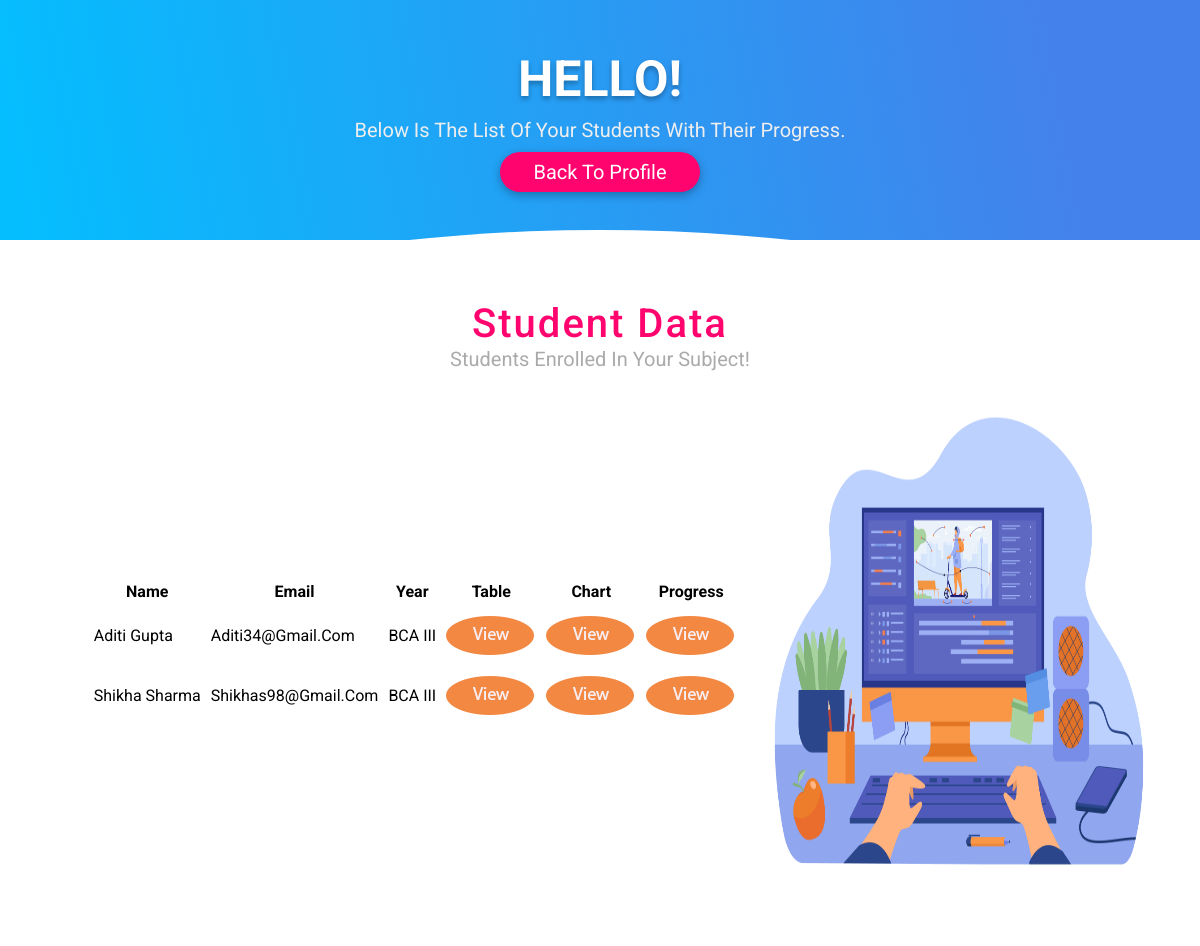
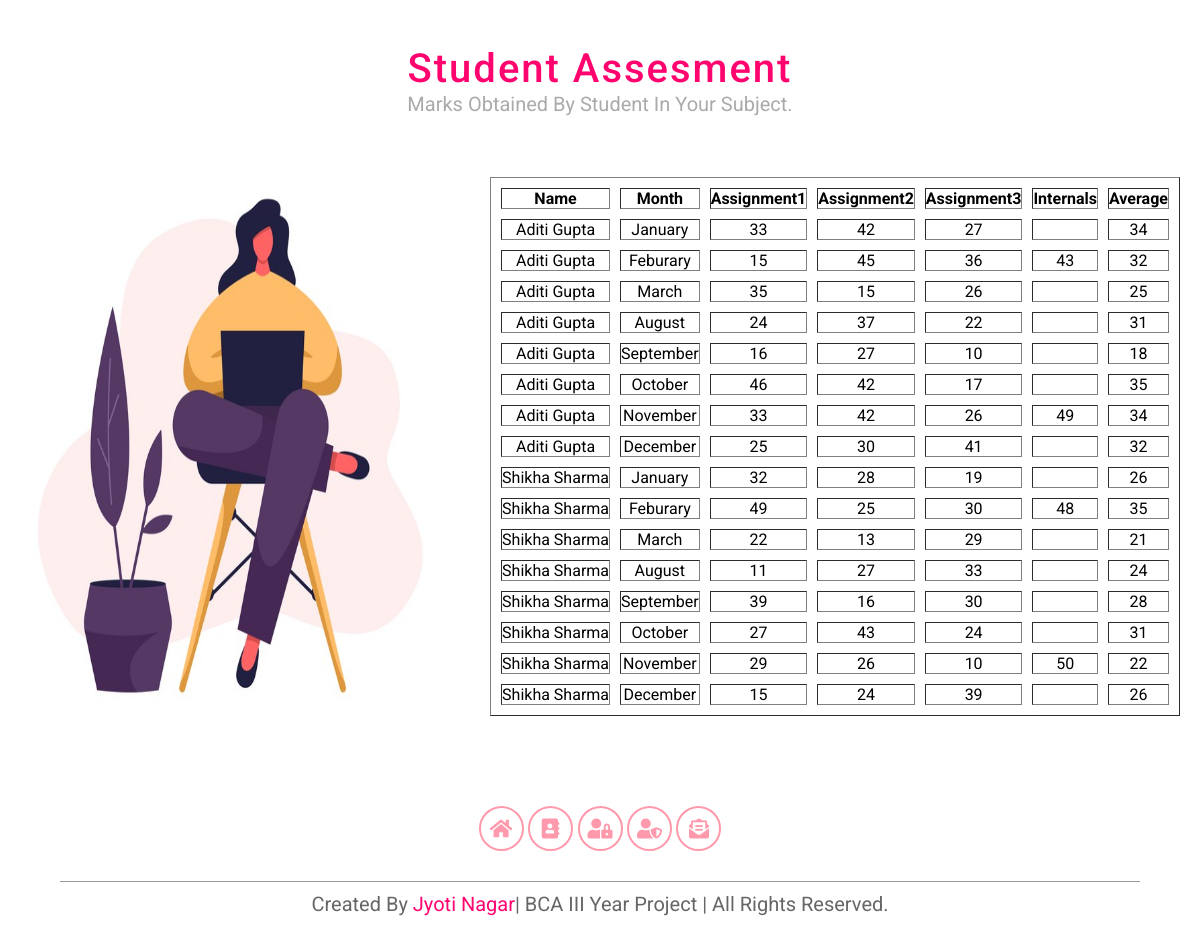
The app's page /jyotinagar_project/student.php (signed in) with its own data (2 pictures, top to bottom).
### tables this page shows
CREATE TABLE `sregistration` (
  `id` int(10) NOT NULL,
  `name` varchar(255) NOT NULL,
  `email` varchar(255) NOT NULL,
  `year` varchar(255) NOT NULL,
  `password` varchar(255) NOT NULL,
  `image` varchar(255) NOT NULL,
  `status` int(10) NOT NULL DEFAULT 1
);

CREATE TABLE `ds` (
  `id` int(10) NOT NULL,
  `name` varchar(255) NOT NULL,
  `month` varchar(255) NOT NULL,
  `assign1` int(10) DEFAULT NULL,
  `assign2` int(10) DEFAULT NULL,
  `assign3` int(10) DEFAULT NULL,
  `internals` int(10) DEFAULT NULL,
  `average` int(10) DEFAULT NULL
);

### jyotinagar_project/student.php (the view)
<?php session_start();
include("config.php");
$sql0="select * from sregistration";
$run0=mysqli_query($conn,$sql0);
$sql="Select * from tregistration where id='".$_SESSION['user_id']."' ";
$run=mysqli_query($conn,$sql);
$data=mysqli_fetch_array($run);
$table=strtolower($data['subject']);
$sql="select * from $table order by name asc";
$run=mysqli_query($conn,$sql);
?>
<?php include("header2.php"); ?>
<body>
<section class="home" id="home">
<div class="content">
    <h1>Hello!</h1>
    <p>Below is the list of your students with their progress. </p>
    <a href="tprofile.php"><button>Back To Profile</button></a>
</div>
</section>
<section class="data" id="data" >
<h1 class="heading">Student Data</h1>
<h3 class="title">Students enrolled in your subject!</h3>
<div class="row">
    <div class="content">
		<table class="listing form" cellpadding="10" cellspacing="10">
        <tr><th>name</th>  <th> email </th><th> year </th><th>Table</th><th>Chart</th><th>Progress</th></tr>
<?php
while($data0=mysqli_fetch_array($run0))
{
		?>	<tr><td><?php echo $data0["name"];?> </td>
              <td><?php echo $data0["email"];?></td>
		<td><?php echo $data0["year"]; ?></td>
	<td><a href="#marks"><img src="images/view.png" /></td>
		<td><?php if($table=='ds'){  ?>
		<a href="see_progress_ds.php?name=<?php echo $data0['name']; ?>"><img src="images/view.png" /> <?php }
	else if($table=='php') {  ?>
		<a href="see_progress_php.php?name=<?php echo $data0['name']; ?>"><img src="images/view.png" /> <?php }
	else {  ?>
		<a href="see_progress_java.php?name=<?php echo $data0['name']; ?>"><img src="images/view.png" /> <?php } ?>
</td>
		<td><a href="see_progress.php?name=<?php echo $data0['name']; ?>"><img src="images/view.png" /></td>
              </tr>
<?php }?>
		</table>
    </div>
    <div class="image">
        <img src="images/13038.jpg" alt="">
    </div>
</div>
</section>
	<section class="marks" id="marks" >
<h1 class="heading">Student assesment</h1>
<h3 class="title">Marks obtained by student in your subject.</h3>
<div class="row">
	 <div class="image">
        <img src="images/142.jpg" alt="">
    </div>
    <div class="content">
		<table class="listing form" cellpadding="15" cellspacing="10" align="center" border=".5">
        <tr><th>name</th>  <th> month </th><th> assignment1 </th><th>assignment2</th><th>assignment3</th><th>internals</th><th>Average</th></tr>
<?php
while($data=mysqli_fetch_array($run))
{
		?>	<tr align="center"><td><?php echo $data["name"];?> </td>
              <td><?php echo $data["month"];?></td>
		<td><?php echo $data["assign1"]; ?></td>
    <td><?php echo $data['assign2']; ?></td>
	<td><?php echo $data['assign3']; ?></td>
	<td><?php echo $data['internals']; ?></td>
	<td><?php echo $data['average']; ?></td>
              </tr>
<?php }?>
		</table>
    </div>
</div>
</section>
	<?php
	include("footer.php");
	 ?>

### jyotinagar_project/header2.php (shortened to what this page needs)
<html lang="en">
<head>
    <link rel="stylesheet" href="https://cdnjs.cloudflare.com/ajax/libs/font-awesome/5.15.1/css/all.min.css">
    <link rel="stylesheet" href="css/style_r.css">
</head>

### jyotinagar_project/footer.php (shortened to what this page needs)
<section class="footer">
<div class="icons">
    <a href="home.php" class="fas fa-home"></a>
    <a href="register.php" class="fas fa-address-book"></a>
    <a href="login.php" class="fas fa-user-lock"></a>
    <a href="admin/admin_login.php" class="fas fa-user-shield"></a>
    <a href="home.php#contact" class="fas fa-envelope-open-text"></a>
</div>
<div class="credit">Created by <span>Jyoti Nagar</span>| BCA III Year Project | all rights reserved.</div>
</section>
</body>
</html>

### jyotinagar_project/css/style_r.css (style rules this page uses)
:root { --pink:#FF046F; --violet:#ff99ac; }
* { font-family: 'Roboto', sans-serif; text-transform: capitalize; text-decoration: none; outline: none; margin: 0; padding: 0; box-sizing: border-box; }
html { font-size: 62.5%; overflow-x: hidden; }
.heading { font-size: 4rem; color:#FF046F; text-align: center; padding:0 1rem; padding-top: 6rem; letter-spacing: .2rem; font-weight: 500; }
.title { padding:0 1rem; font-size: 2rem; text-align: center; font-weight: 400; color:#aaa; }
.home { min-height: 30vh; background:linear-gradient(-100deg, #4481eb 10%, #04befe 80%); background-size: cover; background-position: center; background-attachment: fixed; z-index: 0; overflow:hidden; position: relative; }
.home .content { display: flex; align-items: center; justify-content: center; flex-flow: column; padding-top: 5rem; text-align: center; }
.home .content h1 { font-size: 5rem; color: #fff; padding:0 1rem; text-shadow: 0 .3rem .5rem rgba(0,0,0,.3); text-transform: uppercase; }
.home .content p { font-size: 2rem; color:#eee; padding:1rem 25rem; }
.home .content button { height:4rem; width:20rem; border-radius: 5rem; background:var(--pink); color:#fff; font-size: 2rem; cursor: pointer; transition: .2s; border:none; box-shadow: 0 .3rem 1rem rgba(0,0,0,.3); }
.home::before { content: ''; position: absolute; bottom:-55rem; left:50%; transform: translateX(-50%); border-top: 70vh solid #fff; width:120%; border-radius: 50%; z-index: -1; }
.data { background:#fff; }
.data .row { display: flex; justify-content: center; align-items: center; }
.data .row .image img { height:70vh; width:35vw; }
.data .row .content { padding-left: 5rem; }
.marks { background: #fff; }
.marks .row { display: flex; align-items: center; justify-content: center; padding:5rem 0; }
.marks .row .image img { width: 35vw; height:70vh; }
.marks .row .content { padding-left: 5rem; }
.footer { text-align: center; }
.footer .icons { padding:3rem 0; }
.footer .icons a { height:4.5rem; width: 4.5rem; line-height: 4.2rem; text-align: center; border-radius: 50%; color:var(--violet); border:.2rem solid var(--violet); font-size: 2rem; margin:0 .1rem; transition: .2s linear; }
.footer .credit { font-size: 2rem; border-top: .1rem solid #999; margin:0 auto; margin-bottom: 2rem; color:#666; width:90%; padding:1rem 0; }
.footer .credit span { color:var(--pink); }

### records on screen
sregistration: name "Aditi Gupta", email "Aditi34@gmail.com", year "BCA III"
sregistration: name "Shikha Sharma", email "Shikhas98@Gmail.Com", year "BCA III"
ds: name "Aditi Gupta", month "January", assign1 "33", assign2 "42", assign3 "27", average "34"
ds: name "Aditi Gupta", month "Feburary", assign1 "15", assign2 "45", assign3 "36", internals "43", average "32"
ds: name "Aditi Gupta", month "March", assign1 "35", assign2 "15", assign3 "26", average "25"
ds: name "Aditi Gupta", month "August", assign1 "24", assign2 "37", assign3 "22", average "31"
ds: name "Aditi Gupta", month "September", assign1 "16", assign2 "27", assign3 "10", average "18"
ds: name "Aditi Gupta", month "October", assign1 "46", assign2 "42", assign3 "17", average "35"
ds: name "Aditi Gupta", month "November", assign1 "33", assign2 "42", assign3 "26", internals "49", average "34"
ds: name "Aditi Gupta", month "December", assign1 "25", assign2 "30", assign3 "41", average "32"
ds: name "Shikha Sharma", month "January", assign1 "32", assign2 "28", assign3 "19", average "26"
ds: name "Shikha Sharma", month "Feburary", assign1 "49", assign2 "25", assign3 "30", internals "48", average "35"
ds: name "Shikha Sharma", month "March", assign1 "22", assign2 "13", assign3 "29", average "21"
ds: name "Shikha Sharma", month "August", assign1 "11", assign2 "27", assign3 "33", average "24"
ds: name "Shikha Sharma", month "September", assign1 "39", assign2 "16", assign3 "30", average "28"
ds: name "Shikha Sharma", month "October", assign1 "27", assign2 "43", assign3 "24", average "31"
ds: name "Shikha Sharma", month "November", assign1 "29", assign2 "26", assign3 "10", internals "50", average "22"
ds: name "Shikha Sharma", month "December", assign1 "15", assign2 "24", assign3 "39", average "26"
